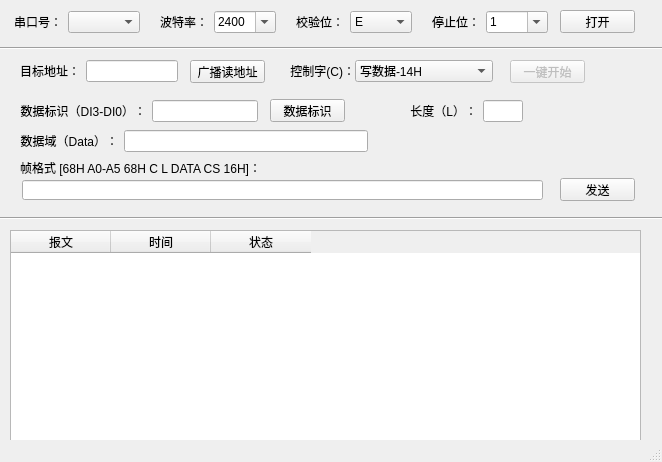
<?xml version="1.0" encoding="UTF-8"?>
<ui version="4.0">
 <class>MainWindow</class>
 <widget class="QMainWindow" name="MainWindow">
  <property name="geometry">
   <rect>
    <x>0</x>
    <y>0</y>
    <width>662</width>
    <height>462</height>
   </rect>
  </property>
  <property name="sizePolicy">
   <sizepolicy hsizetype="Fixed" vsizetype="Fixed">
    <horstretch>0</horstretch>
    <verstretch>0</verstretch>
   </sizepolicy>
  </property>
  <property name="minimumSize">
   <size>
    <width>662</width>
    <height>462</height>
   </size>
  </property>
  <property name="maximumSize">
   <size>
    <width>662</width>
    <height>462</height>
   </size>
  </property>
  <property name="windowTitle">
   <string>645easy</string>
  </property>
  <widget class="QWidget" name="centralwidget">
   <widget class="QTableWidget" name="tableWidget">
    <property name="geometry">
     <rect>
      <x>10</x>
      <y>230</y>
      <width>631</width>
      <height>211</height>
     </rect>
    </property>
    <property name="horizontalScrollBarPolicy">
     <enum>Qt::ScrollBarAlwaysOff</enum>
    </property>
    <attribute name="verticalHeaderVisible">
     <bool>false</bool>
    </attribute>
    <attribute name="verticalHeaderDefaultSectionSize">
     <number>30</number>
    </attribute>
    <attribute name="verticalHeaderMinimumSectionSize">
     <number>25</number>
    </attribute>
    <column>
     <property name="text">
      <string>报文</string>
     </property>
    </column>
    <column>
     <property name="text">
      <string>时间</string>
     </property>
    </column>
    <column>
     <property name="text">
      <string>状态</string>
     </property>
    </column>
   </widget>
   <widget class="QPushButton" name="pushButton">
    <property name="geometry">
     <rect>
      <x>560</x>
      <y>10</y>
      <width>75</width>
      <height>23</height>
     </rect>
    </property>
    <property name="text">
     <string>打开</string>
    </property>
   </widget>
   <widget class="Line" name="line">
    <property name="geometry">
     <rect>
      <x>-10</x>
      <y>40</y>
      <width>691</width>
      <height>16</height>
     </rect>
    </property>
    <property name="orientation">
     <enum>Qt::Horizontal</enum>
    </property>
   </widget>
   <widget class="QPushButton" name="pushButton_2">
    <property name="geometry">
     <rect>
      <x>190</x>
      <y>60</y>
      <width>75</width>
      <height>23</height>
     </rect>
    </property>
    <property name="text">
     <string>广播读地址</string>
    </property>
   </widget>
   <widget class="QWidget" name="layoutWidget_4">
    <property name="geometry">
     <rect>
      <x>20</x>
      <y>100</y>
      <width>241</width>
      <height>22</height>
     </rect>
    </property>
    <layout class="QHBoxLayout" name="horizontalLayout_10">
     <property name="leftMargin">
      <number>0</number>
     </property>
     <property name="rightMargin">
      <number>3</number>
     </property>
     <item>
      <widget class="QLabel" name="label_9">
       <property name="text">
        <string>数据标识（DI3-DI0）：</string>
       </property>
       <property name="alignment">
        <set>Qt::AlignRight|Qt::AlignTrailing|Qt::AlignVCenter</set>
       </property>
      </widget>
     </item>
     <item>
      <widget class="QLineEdit" name="lineEdit_3">
       <property name="inputMask">
        <string/>
       </property>
       <property name="maxLength">
        <number>8</number>
       </property>
       <property name="frame">
        <bool>true</bool>
       </property>
      </widget>
     </item>
    </layout>
   </widget>
   <widget class="QWidget" name="layoutWidget_5">
    <property name="geometry">
     <rect>
      <x>20</x>
      <y>130</y>
      <width>351</width>
      <height>22</height>
     </rect>
    </property>
    <layout class="QHBoxLayout" name="horizontalLayout_11">
     <property name="leftMargin">
      <number>0</number>
     </property>
     <property name="rightMargin">
      <number>3</number>
     </property>
     <item>
      <widget class="QLabel" name="label_10">
       <property name="text">
        <string>数据域（Data）：</string>
       </property>
       <property name="alignment">
        <set>Qt::AlignRight|Qt::AlignTrailing|Qt::AlignVCenter</set>
       </property>
      </widget>
     </item>
     <item>
      <widget class="QLineEdit" name="lineEdit_4">
       <property name="inputMask">
        <string/>
       </property>
       <property name="maxLength">
        <number>8</number>
       </property>
       <property name="frame">
        <bool>true</bool>
       </property>
      </widget>
     </item>
    </layout>
   </widget>
   <widget class="QPushButton" name="pushButton_3">
    <property name="geometry">
     <rect>
      <x>270</x>
      <y>99</y>
      <width>75</width>
      <height>23</height>
     </rect>
    </property>
    <property name="text">
     <string>数据标识</string>
    </property>
   </widget>
   <widget class="QLineEdit" name="lineEdit_5">
    <property name="geometry">
     <rect>
      <x>22</x>
      <y>180</y>
      <width>521</width>
      <height>20</height>
     </rect>
    </property>
   </widget>
   <widget class="QLabel" name="label_11">
    <property name="geometry">
     <rect>
      <x>20</x>
      <y>160</y>
      <width>251</width>
      <height>16</height>
     </rect>
    </property>
    <property name="text">
     <string>帧格式 [68H A0-A5 68H C L DATA CS 16H]：</string>
    </property>
   </widget>
   <widget class="QPushButton" name="pushButton_4">
    <property name="geometry">
     <rect>
      <x>560</x>
      <y>178</y>
      <width>75</width>
      <height>23</height>
     </rect>
    </property>
    <property name="text">
     <string>发送</string>
    </property>
   </widget>
   <widget class="QPushButton" name="pushButton_5">
    <property name="enabled">
     <bool>false</bool>
    </property>
    <property name="geometry">
     <rect>
      <x>510</x>
      <y>60</y>
      <width>75</width>
      <height>23</height>
     </rect>
    </property>
    <property name="text">
     <string>一键开始</string>
    </property>
   </widget>
   <widget class="Line" name="line_2">
    <property name="geometry">
     <rect>
      <x>0</x>
      <y>210</y>
      <width>681</width>
      <height>16</height>
     </rect>
    </property>
    <property name="orientation">
     <enum>Qt::Horizontal</enum>
    </property>
   </widget>
   <widget class="QWidget" name="layoutWidget">
    <property name="geometry">
     <rect>
      <x>10</x>
      <y>10</y>
      <width>538</width>
      <height>24</height>
     </rect>
    </property>
    <layout class="QHBoxLayout" name="horizontalLayout_6">
     <item>
      <layout class="QHBoxLayout" name="horizontalLayout_3">
       <item>
        <widget class="QLabel" name="label_3">
         <property name="text">
          <string>串口号：</string>
         </property>
         <property name="alignment">
          <set>Qt::AlignRight|Qt::AlignTrailing|Qt::AlignVCenter</set>
         </property>
        </widget>
       </item>
       <item>
        <widget class="QComboBox" name="comboBox_3"/>
       </item>
      </layout>
     </item>
     <item>
      <layout class="QHBoxLayout" name="horizontalLayout_4">
       <item>
        <widget class="QLabel" name="label_4">
         <property name="text">
          <string>波特率：</string>
         </property>
         <property name="alignment">
          <set>Qt::AlignRight|Qt::AlignTrailing|Qt::AlignVCenter</set>
         </property>
        </widget>
       </item>
       <item>
        <widget class="QComboBox" name="comboBox_4">
         <property name="editable">
          <bool>true</bool>
         </property>
         <item>
          <property name="text">
           <string>2400</string>
          </property>
         </item>
         <item>
          <property name="text">
           <string>9600</string>
          </property>
         </item>
        </widget>
       </item>
      </layout>
     </item>
     <item>
      <layout class="QHBoxLayout" name="horizontalLayout_5">
       <item>
        <widget class="QLabel" name="label_5">
         <property name="text">
          <string>校验位：</string>
         </property>
         <property name="alignment">
          <set>Qt::AlignRight|Qt::AlignTrailing|Qt::AlignVCenter</set>
         </property>
        </widget>
       </item>
       <item>
        <widget class="QComboBox" name="comboBox_5">
         <item>
          <property name="text">
           <string>E</string>
          </property>
         </item>
         <item>
          <property name="text">
           <string>O</string>
          </property>
         </item>
        </widget>
       </item>
      </layout>
     </item>
     <item>
      <layout class="QHBoxLayout" name="horizontalLayout">
       <item>
        <widget class="QLabel" name="label">
         <property name="text">
          <string>停止位：</string>
         </property>
         <property name="alignment">
          <set>Qt::AlignRight|Qt::AlignTrailing|Qt::AlignVCenter</set>
         </property>
        </widget>
       </item>
       <item>
        <widget class="QComboBox" name="comboBox">
         <property name="editable">
          <bool>true</bool>
         </property>
         <item>
          <property name="text">
           <string>1</string>
          </property>
         </item>
         <item>
          <property name="text">
           <string>1.5</string>
          </property>
         </item>
        </widget>
       </item>
      </layout>
     </item>
    </layout>
   </widget>
   <widget class="QWidget" name="layoutWidget">
    <property name="geometry">
     <rect>
      <x>20</x>
      <y>60</y>
      <width>161</width>
      <height>22</height>
     </rect>
    </property>
    <layout class="QHBoxLayout" name="horizontalLayout_7">
     <property name="leftMargin">
      <number>0</number>
     </property>
     <property name="rightMargin">
      <number>3</number>
     </property>
     <item>
      <widget class="QLabel" name="label_6">
       <property name="text">
        <string>目标地址：</string>
       </property>
       <property name="alignment">
        <set>Qt::AlignRight|Qt::AlignTrailing|Qt::AlignVCenter</set>
       </property>
      </widget>
     </item>
     <item>
      <widget class="QLineEdit" name="lineEdit">
       <property name="inputMask">
        <string/>
       </property>
       <property name="maxLength">
        <number>12</number>
       </property>
       <property name="frame">
        <bool>true</bool>
       </property>
      </widget>
     </item>
    </layout>
   </widget>
   <widget class="QWidget" name="layoutWidget">
    <property name="geometry">
     <rect>
      <x>290</x>
      <y>60</y>
      <width>203</width>
      <height>22</height>
     </rect>
    </property>
    <layout class="QHBoxLayout" name="horizontalLayout_8" stretch="0,2">
     <property name="spacing">
      <number>0</number>
     </property>
     <property name="rightMargin">
      <number>0</number>
     </property>
     <item>
      <widget class="QLabel" name="label_7">
       <property name="text">
        <string>控制字(C)：</string>
       </property>
       <property name="alignment">
        <set>Qt::AlignRight|Qt::AlignTrailing|Qt::AlignVCenter</set>
       </property>
      </widget>
     </item>
     <item>
      <widget class="QComboBox" name="comboBox_6">
       <item>
        <property name="text">
         <string>写数据-14H</string>
        </property>
       </item>
       <item>
        <property name="text">
         <string>一键改地址-13H 14H</string>
        </property>
       </item>
      </widget>
     </item>
    </layout>
   </widget>
   <widget class="QWidget" name="layoutWidget">
    <property name="geometry">
     <rect>
      <x>410</x>
      <y>100</y>
      <width>113</width>
      <height>22</height>
     </rect>
    </property>
    <layout class="QHBoxLayout" name="horizontalLayout_9">
     <item>
      <widget class="QLabel" name="label_8">
       <property name="text">
        <string>长度（L）：</string>
       </property>
       <property name="alignment">
        <set>Qt::AlignRight|Qt::AlignTrailing|Qt::AlignVCenter</set>
       </property>
      </widget>
     </item>
     <item>
      <widget class="QLineEdit" name="lineEdit_2">
       <property name="font">
        <font>
         <weight>50</weight>
         <bold>false</bold>
        </font>
       </property>
       <property name="cursor">
        <cursorShape>ForbiddenCursor</cursorShape>
       </property>
       <property name="focusPolicy">
        <enum>Qt::NoFocus</enum>
       </property>
       <property name="echoMode">
        <enum>QLineEdit::Normal</enum>
       </property>
       <property name="readOnly">
        <bool>true</bool>
       </property>
      </widget>
     </item>
    </layout>
   </widget>
  </widget>
  <widget class="QStatusBar" name="statusbar"/>
 </widget>
 <resources/>
 <connections/>
</ui>
